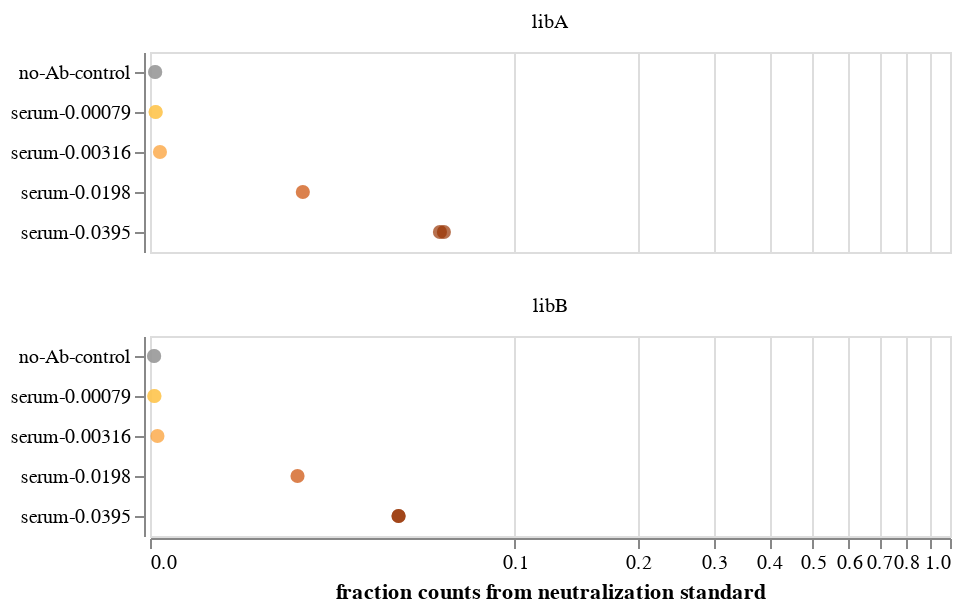

Here is the notebook cell this chart was saved with:
### Code cell
frac_neut_standard_chart = (
    alt.Chart(frac_neut_tidy)
    .encode(
        x=alt.X(
            "frac",
            title="fraction counts from neutralization standard",
            scale=alt.Scale(type="symlog", constant=0.02, domainMax=1),
        ),
        y=alt.Y("condition", title=None),
        color=alt.Color('color', scale = None)
    )
    .mark_point(filled=True, size=50, opacity=0.7)
    .facet(facet=alt.Facet('library', title=None), columns=1)
#     .properties(width=245, height=alt.Step(15))
#     .configure_axis(labelLimit=500)
)


# site_freqs_chart = (
#     alt.layer(
#         site_freqs_base.mark_point(filled=True, size=25),
#         site_freqs_base.mark_line(size=0.4),
#         data=site_freqs,
#     )
#     .add_selection(zoom_brush)
#     .facet(facet=alt.Facet("library_sample", title=None), columns=2)
#     .transform_filter(zoom_brush)
# )

frac_neut_standard_chart.save('scratch_notebooks/220801_summary_figures/scratch_figs/220419_frac_neut_std.pdf')

frac_neut_standard_chart

### Figure 1 — Vega-Lite specification as saved in the notebook (floating-point values rounded to 4 significant figures)
{"config": {"view": {"continuousWidth": 400, "continuousHeight": 300}}, "data": {"name": "data-25d24b8b1e88fd8458614e2dd9d5188e"}, "facet": {"field": "library", "title": null, "type": "nominal"}, "spec": {"mark": {"type": "point", "filled": true, "opacity": 0.7, "size": 50}, "encoding": {"color": {"field": "color", "scale": null, "type": "nominal"}, "x": {"field": "frac", "scale": {"constant": 0.02, "domainMax": 1, "type": "symlog"}, "title": "fraction counts from neutralization standard", "type": "quantitative"}, "y": {"field": "condition", "title": null, "type": "nominal"}}}, "columns": 1, "$schema": "https://vega.github.io/schema/vega-lite/v5.2.0.json", "datasets": {"data-25d24b8b1e88fd8458614e2dd9d5188e": [{"condition": "no-Ab-control", "library": "libA", "replicate": "1", "frac": 0.0005092, "color": "#999999"}, {"condition": "no-Ab-control", "library": "libB", "replicate": "1", "frac": 0.0004024, "color": "#999999"}, {"condition": "serum-0.00079", "library": "libA", "replicate": "1", "frac": 0.0005595, "color": "#FEC44F"}, {"condition": "serum-0.00079", "library": "libB", "replicate": "1", "frac": 0.0004457, "color": "#FEC44F"}, {"condition": "serum-0.00316", "library": "libA", "replicate": "1", "frac": 0.001002, "color": "#FB9A29"}, {"condition": "serum-0.00316", "library": "libB", "replicate": "1", "frac": 0.0007451, "color": "#FB9A29"}, {"condition": "serum-0.0198", "library": "libA", "replicate": "1", "frac": 0.02239, "color": "#CC4C02"}, {"condition": "serum-0.0198", "library": "libB", "replicate": "1", "frac": 0.0213, "color": "#CC4C02"}, {"condition": "serum-0.0395", "library": "libA", "replicate": "1", "frac": 0.06479, "color": "#993404"}, {"condition": "serum-0.0395", "library": "libB", "replicate": "1", "frac": 0.04784, "color": "#993404"}, {"condition": "no-Ab-control", "library": "libA", "replicate": "2", "frac": 0.0005167, "color": "#999999"}, {"condition": "no-Ab-control", "library": "libB", "replicate": "2", "frac": 0.000413, "color": "#999999"}, {"condition": "serum-0.00079", "library": "libA", "replicate": "2", "frac": 0.0005664, "color": "#FEC44F"}, {"condition": "serum-0.00079", "library": "libB", "replicate": "2", "frac": 0.0004189, "color": "#FEC44F"}, {"condition": "serum-0.0395", "library": "libA", "replicate": "2", "frac": 0.06316, "color": "#993404"}, {"condition": "serum-0.0395", "library": "libB", "replicate": "2", "frac": 0.04787, "color": "#993404"}]}}
